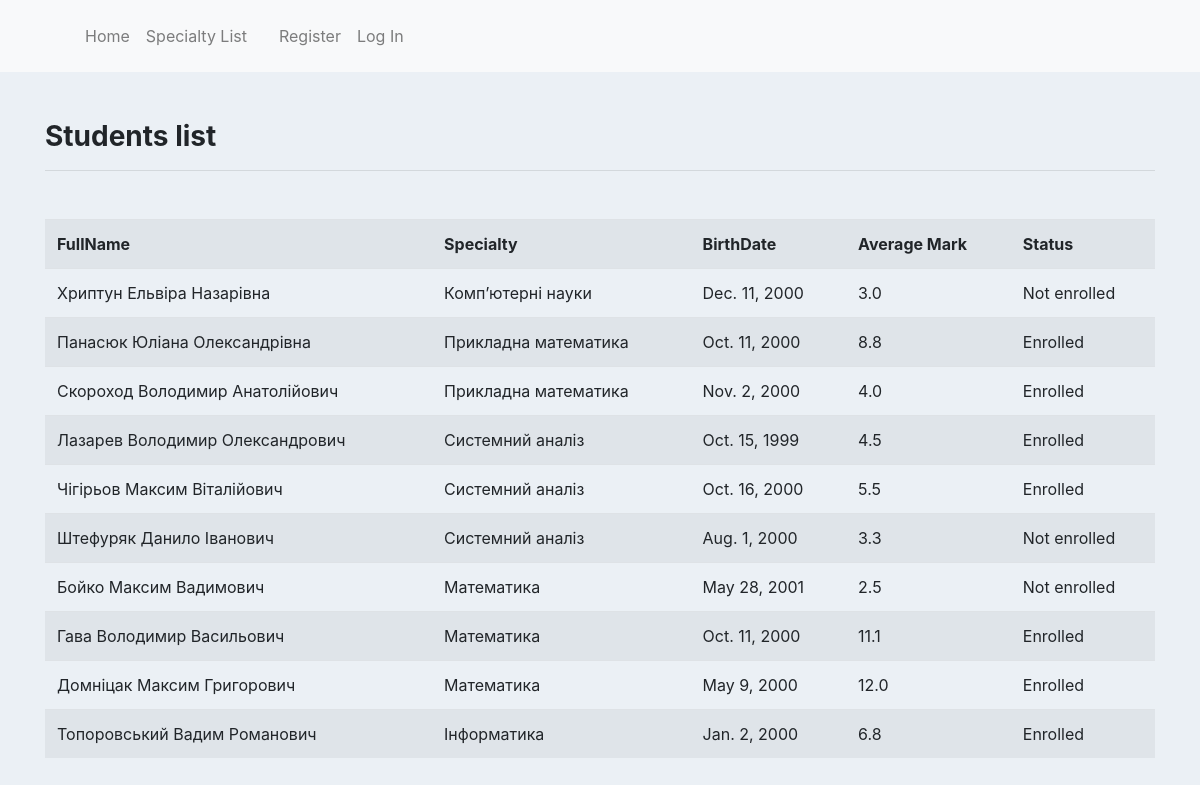
The page / on the database its author committed.
### students/models.py (models this page shows, shortened)
class Student(models.Model):
    specialty = models.ForeignKey(Specialty, on_delete=models.CASCADE)
    lastName = models.CharField(max_length=50, null=False, blank=False)
    firstName = models.CharField(max_length=50, null=False, blank=False)
    middleName = models.CharField(max_length=50, null=False, blank=False)
    averageMark = models.DecimalField(max_digits=3, decimal_places=1, default=0)
    status = models.BooleanField(default=False)
    birthDate = models.DateField(null=False, blank=False)
    created_at = models.DateTimeField(
      auto_now_add=True
    )
    class Meta:
    	ordering = ('specialty',)

class Specialty(models.Model):
    SpecialtyName = models.CharField(max_length=100, null=False, blank=False)
    def __str__(self):
        return self.SpecialtyName

### students/views.py (the view)
# urls.py: 2. Add a URL to urlpatterns:  path('', views.home, name='home')
def home(request):
	students = Student.objects.all()
	average = 0
	for student in students:
		subjects = Subject.objects.filter(student=student.id)
		lst = []
		for i in subjects:
			lst.append(i.mark)
		if len(lst) != 0:
			student.averageMark = round((sum(lst)/len(lst)), 1)
			student.save()
		else:
			student.averageMark = 0
			student.save()
		if student.averageMark >= 4:
			student.status = True
			student.save()
		else:
			student.status = False
			student.save()
	context = {
		'students': students,
		'average': average,
	}
	return render(request, 'students/home.html', context)

### students/templates/students/home.html (shortened to what this page needs)
{% extends 'base.html' %}
{% block content %}
<header class="mb-5">
  <h3 style="font-weight: bold" class="page-heading">Students list</h3>
  <hr>
</header>
    <table class="table table-striped">
        <tr>
            <th>FullName</th>
            <th>Specialty</th>
            <th>BirthDate</th>
            <th>Average Mark</th>
            <th>Status</th>
        </tr>
            {% for student in students %}
                <tr>
                    <td>{{student.lastName}} {{student.firstName}} {{student.middleName}}</td>
                    <td>{{student.specialty}}</td>
                    <td>{{student.birthDate}}</td>
                    <td>{{student.averageMark}}</td>
                    {% if student.status %}
                    <td> Enrolled </td>
                    {% else %}
                    <td>Not enrolled</td>
                    {% endif %}
                </tr>
            {% endfor %}
    </table>
{% endblock %}

### templates/base.html (shortened to what this page needs)
{% load static %}
<!DOCTYPE html>
<html lang="en">
<head>
    <link
        rel="stylesheet"
        href="https://use.fontawesome.com/releases/v5.8.1/css/all.css"
      />
    <link
        rel="stylesheet"
        href="https://stackpath.bootstrapcdn.com/bootstrap/4.3.1/css/bootstrap.min.css"
>
</head>
<body style="background: #EBF0F5;">
    {% include 'layouts/navbar.html' %}
  <main class="my-5 container">
    {% block content %}
    {% endblock %}
  </main>
</body>
</html>

### templates/layouts/navbar.html (shortened to what this page needs)
<nav class="navbar navbar-expand-lg navbar-light bg-light">
    <div class="container">
    <div class="navbar" id="navbarSupportedContent">
      <ul class="navbar-nav mr-auto">
        <li class="nav-item">
          <a class="nav-link" href={% url 'home' %}>Home</a>
        </li>
        <li class="nav-item">
          <a class="nav-link" href="{% url 'specialtyList' %}">
            Specialty List
          </a>
        </li>
      </ul>
    </div>
    <div class="collapse navbar-collapse" id="navbarSupportedContent">
      <ul class="navbar-nav mr-auto">
      <ul class="navbar-nav ml-auto">
        {% if user.is_authenticated %}
        <li class="nav-item">
          <span class="nav-link" href="{% url 'logout' %}">
            Hello {{user}}
          </span>
        </li>
        <li class="nav-item">
          <a class="nav-link" href="{% url 'logout' %}">
            Log Out
          </a>
        </li>
        {% else %}
        <li class="nav-item">
          <a class="nav-link" href="{% url 'register' %}">
            Register
          </a>
        </li>
        <li class="nav-item">
          <a class="nav-link" href="{% url 'login' %}">
            Log In
          </a>
        </li>
        {% endif %}
    </div>
    </div>
  </nav>

### rows shown on the page
Student: lastName "Хриптун", firstName "Ельвіра", middleName "Назарівна", specialty "Комп’ютерні науки", birthDate "Dec. 11, 2000", averageMark "3.0", status "Not enrolled"
Student: lastName "Панасюк", firstName "Юліана", middleName "Олександрівна", specialty "Прикладна математика", birthDate "Oct. 11, 2000", averageMark "8.8", status "Enrolled"
Student: lastName "Скороход", firstName "Володимир", middleName "Анатолійович", specialty "Прикладна математика", birthDate "Nov. 2, 2000", averageMark "4.0", status "Enrolled"
Student: lastName "Лазарев", firstName "Володимир", middleName "Олександрович", specialty "Системний аналіз", birthDate "Oct. 15, 1999", averageMark "4.5", status "Enrolled"
Student: lastName "Чігірьов", firstName "Максим", middleName "Віталійович", specialty "Системний аналіз", birthDate "Oct. 16, 2000", averageMark "5.5", status "Enrolled"
Student: lastName "Штефуряк", firstName "Данило", middleName "Іванович", specialty "Системний аналіз", birthDate "Aug. 1, 2000", averageMark "3.3", status "Not enrolled"
Student: lastName "Бойко", firstName "Максим", middleName "Вадимович", specialty "Математика", birthDate "May 28, 2001", averageMark "2.5", status "Not enrolled"
Student: lastName "Гава", firstName "Володимир", middleName "Васильович", specialty "Математика", birthDate "Oct. 11, 2000", averageMark "11.1", status "Enrolled"
Student: lastName "Домніцак", firstName "Максим", middleName "Григорович", specialty "Математика", birthDate "May 9, 2000", averageMark "12.0", status "Enrolled"
Student: lastName "Топоровський", firstName "Вадим", middleName "Романович", specialty "Інформатика", birthDate "Jan. 2, 2000", averageMark "6.8", status "Enrolled"
